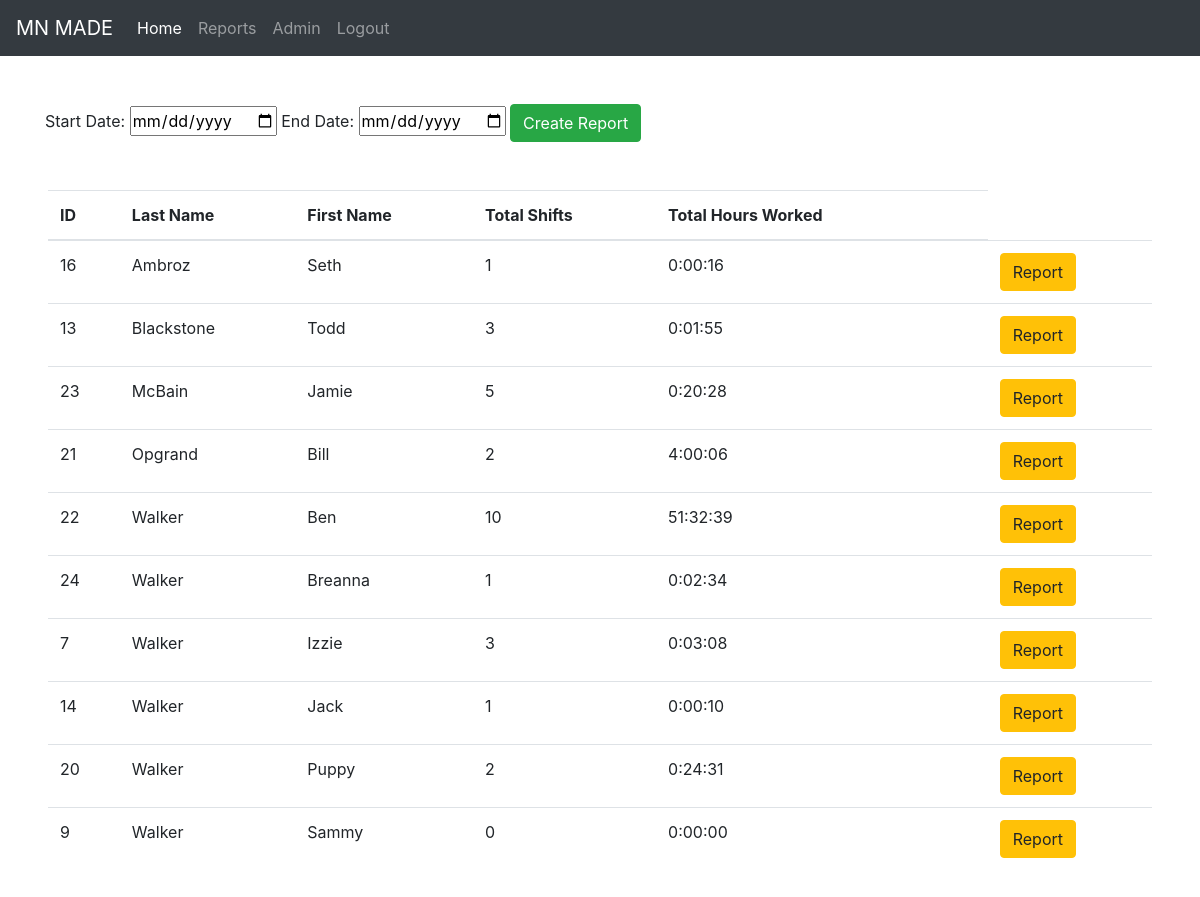
The app's page /reports/ (signed in) with its own data.
### frontend/models.py (models this page shows, shortened)
class Employee(models.Model):
    first_name=models.CharField(max_length=50)
    last_name=models.CharField(max_length=50)
    is_active=models.BooleanField(default=False)
    location=models.CharField(max_length=255, default="Not Provided")
    role=models.CharField(max_length=255, default="Not Provide")
    objects=EmployeeManager()
    created_at=models.DateTimeField(auto_now_add=True)
    updated_at=models.DateTimeField(auto_now=True)
    class Meta:
        ordering = (
            'last_name',
            'first_name',
            'is_active',
            'location',
            'role'
        )

### reports/views.py (the view)
# urls.py: path('reports/', include('reports.urls'))
def reports(request):
    if 'user_id' not in request.session:
        return redirect('/')
    context = {
        'all_employees': Employee.objects.all(),
        'res': [],
    }
    now = datetime.datetime.now()
    all_employees = context['all_employees']
    for employee in all_employees:
        qued_clock_ins = []
        days_worked = ""
        qued_clock_ins = ClockSystem.objects.filter(employee=employee.id)
        time_list = []
        for data in qued_clock_ins:
            if not data.date_out:
                time_out = now.strftime("%H:%M:%S")
                dt_1 = str(data.date_in) + ' ' + str(data.clocked_in_at)
                dt_2 = str(now.strftime("%Y-%m-%d")) + ' ' + str(now.strftime("%H:%M:%S"))
                datetimeFormat = '%Y-%m-%d %H:%M:%S'
                diff = datetime.datetime.strptime(dt_2, datetimeFormat) - datetime.datetime.strptime(dt_1, datetimeFormat)
                time_list.append(str(diff))
            else:
                time_list.append(data.time_worked)
        totalSecs = 0
        for tm in time_list:
            timeParts = [int(s) for s in tm.split(':')]
            totalSecs += (timeParts[0] * 60 + timeParts[1]) * 60 + timeParts[2]
        totalSecs, sec = divmod(totalSecs, 60)
        hr, min = divmod(totalSecs, 60)
        total_time_worked = "%d:%02d:%02d" % (hr, min, sec)
        days_worked = len(qued_clock_ins)
        employee_data = {
            'id': employee.id,
            'last_name': employee.last_name,
            'first_name': employee.first_name,
            'days_worked': days_worked,
            'total_time_worked': total_time_worked,
            'all_clock_ins': qued_clock_ins,
        }
        context['res'].append(employee_data)
    return render(request, 'reports.html', context)

### reports/templates/reports.html (shortened to what this page needs)
<!DOCTYPE html>
<html lang="en">
    <head>
        {% load static %}
        <link rel="stylesheet" href="https://maxcdn.bootstrapcdn.com/bootstrap/4.0.0/css/bootstrap.min.css">
        <Link rel="stylesheet" href="{% static 'css/style.css' %}" />
    </head>
    <body>
        <div class="reports">
            <nav class="navbar navbar-expand-lg navbar-dark bg-dark">
                <a class="navbar-brand" href="#">MN MADE</a>
                <div class="collapse navbar-collapse" id="navbarNavAltMarkup">
                    <div class="navbar-nav">
                        <a class="nav-item nav-link active" href="/dashboard">Home <span class="sr-only">(current)</span></a>
                        <a class="nav-item nav-link" href="/reports">Reports</a>
                        <a class="nav-item nav-link" href="/admin">Admin</a>
                        <a class="nav-item nav-link" href="/logout">Logout</a>
                    </div>
                </div>
            </nav>
            <div class="container mt-5">
                <div class="report-filter">
                    <form class="form" action="/reports/all/process-report" method="POST">
                        <label for="start_date">Start Date: </label>
                        <input type="date" name="start_date" />
                        <label for="end_date">End Date: </label>
                        <input type="date" name="end_date" />
                        <button class="btn btn-success" type="submit">Create Report</button>
                    </form>
                </div>
            </div>
            <section class="data-sec m-5">
                <table class="table">
                    <thead>
                        <th>ID</th>
                        <th>Last Name</th>
                        <th>First Name</th>
                        <th>Total Shifts</th>
                        <th>Total Hours Worked</th>
                        <th></th>
                    </thead>
                    <tbody>
                        {% for data in res %}
                            <tr>
                                <td>{{ data.id }}</td>
                                <td>{{ data.last_name }}</td>
                                <td>{{ data.first_name }}</td>
                                <td>{{ data.days_worked }}</td>
                                <td>{{ data.total_time_worked }}<td>
                                <td><a href="/reports/{{ data.id }}" class="btn btn-warning">Report</a></td>
                            </tr>
                        {% endfor %}
                    </tbody>
                </table>
            </section>
        </div>
    </body>
</html>

### frontend/static/css/style.css (style rules this page uses)
* { margin: 0px; padding: 0px; }
.nav-link { color: white; }

### records on screen
Employee: last_name "Ambroz", first_name "Seth"
Employee: last_name "Blackstone", first_name "Todd"
Employee: last_name "McBain", first_name "Jamie"
Employee: last_name "Opgrand", first_name "Bill"
Employee: last_name "Walker", first_name "Ben"
Employee: last_name "Walker", first_name "Breanna"
Employee: last_name "Walker", first_name "Izzie"
Employee: last_name "Walker", first_name "Jack"
Employee: last_name "Walker", first_name "Puppy"
Employee: last_name "Walker", first_name "Sammy"

### other values on screen
{{ data.id }} "16" "13" "23" "21" "22" "24" "7" "14" "20" "9"
{{ data.days_worked }} "1" "3" "5" "2" "10" "1" "3" "1" "2" "0"
{{ data.total_time_worked }} "0:00:16" "0:01:55" "0:20:28" "4:00:06" "51:32:39" "0:02:34" "0:03:08" "0:00:10" "0:24:31" "0:00:00"
